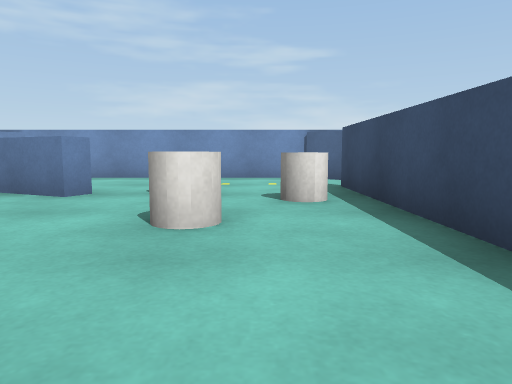
view 1 (above)

13 first-person views from a walk through a scene from a Unity 3-D project. The camera is 0.56 m above the floor, tilts 6° down and sees 70° across. The floor is counted in squares, 1 m on a side. Each view is taken from the middle of a square. On the plan, view 1 faces up. The plan holds only what a view shows up to about 10 squares ahead; the rest is blank. Surface patterns are stand-ins for the level's own textures.

view 2
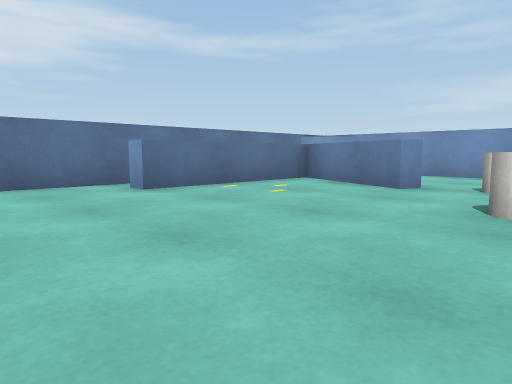

view 3
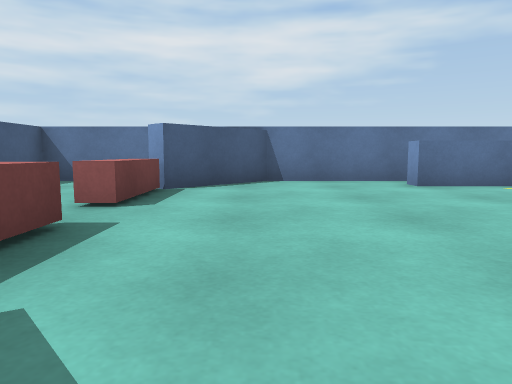

view 4
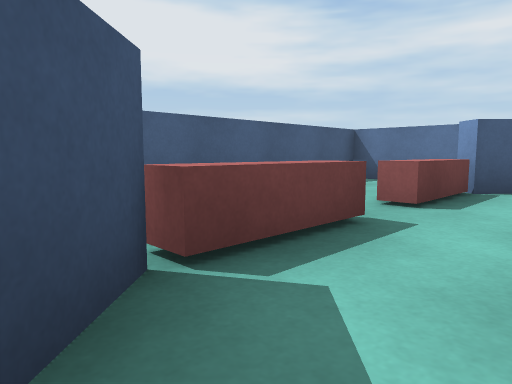

view 5
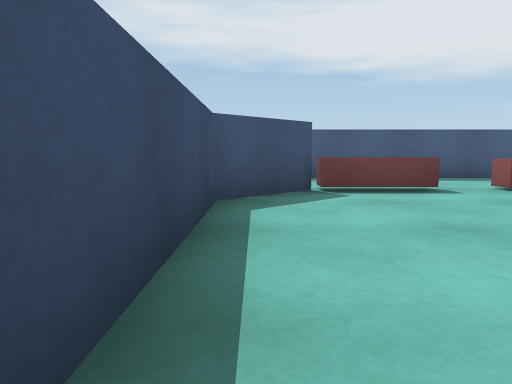

view 6
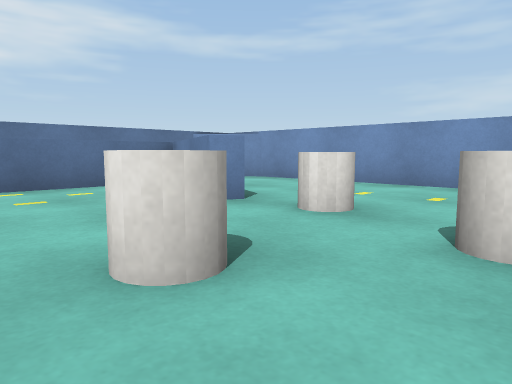

view 7
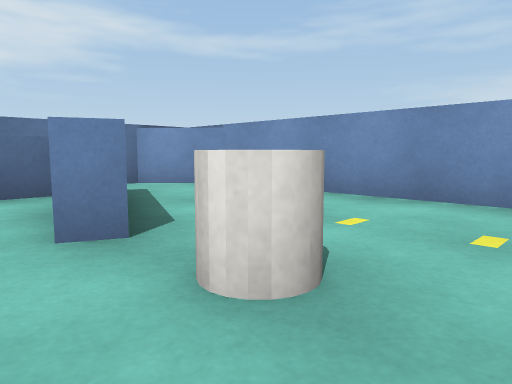

view 8
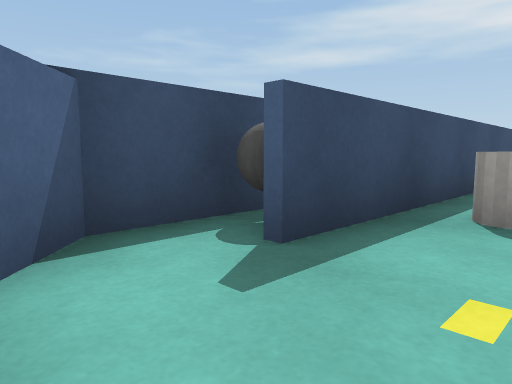

view 9
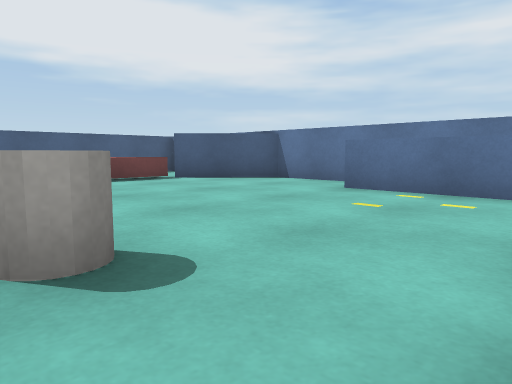

view 10
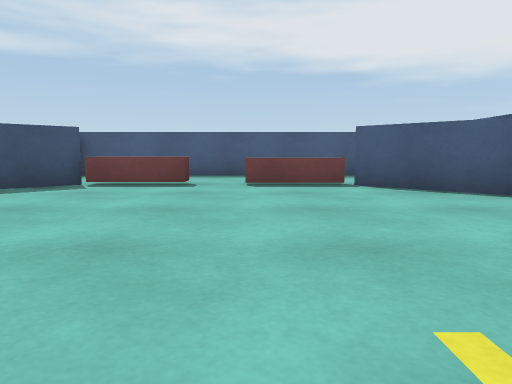

view 11
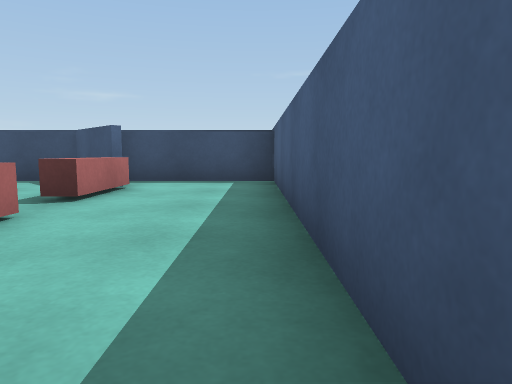

view 12
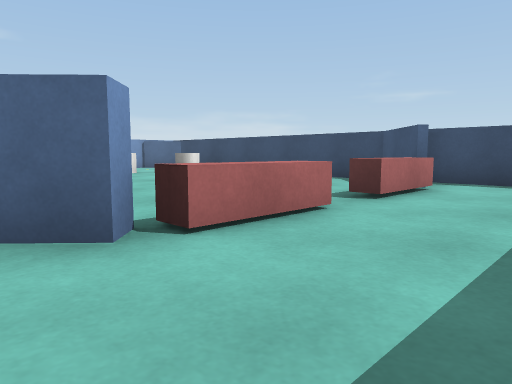

view 13
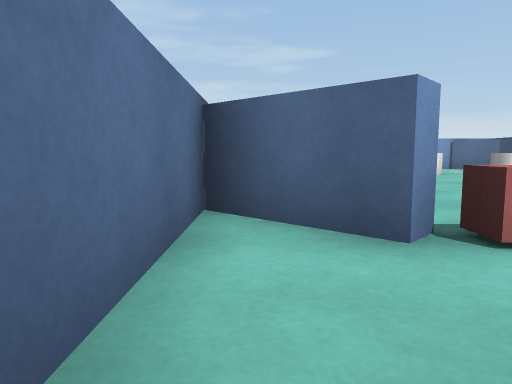

### Floor plan
Key: @ floor where view 1 was taken; # wall or solid block; x gap in a wall; . floor; ^ raised ledge; C cylinder; B grey ball.
Columns run from 7 left of view 1 to 3 right of it. Each row starts with its distance up from view 1.
  9  #########
  8 ##.......##
  7 #.........#
  6 #.^^.....B#
  5 #^..^xC.C##
  4 #^......C#
  3 #^....C..#
  2 ##.......#
  1 #........#
  0 #......@.#
 -1 ##.......#
 -2 ###....###
 -3 #.#^^.^^.#
 -4 #........
 -5 #........
 -6 #########

Positions as (right, up) in squares from view 1, and headings:
1: (0, 0), facing up
2: (0, -1), facing up-left
3: (1, -1), facing left
4: (1, -1), facing down-left
5: (1, 3), facing down
6: (1, 2), facing up-left
7: (0, 4), facing up-left
8: (0, 8), facing down-right
9: (0, 5), facing down-left
10: (-3, 4), facing down
11: (-6, -5), facing right
12: (-6, -5), facing up-right
13: (-6, -5), facing up
